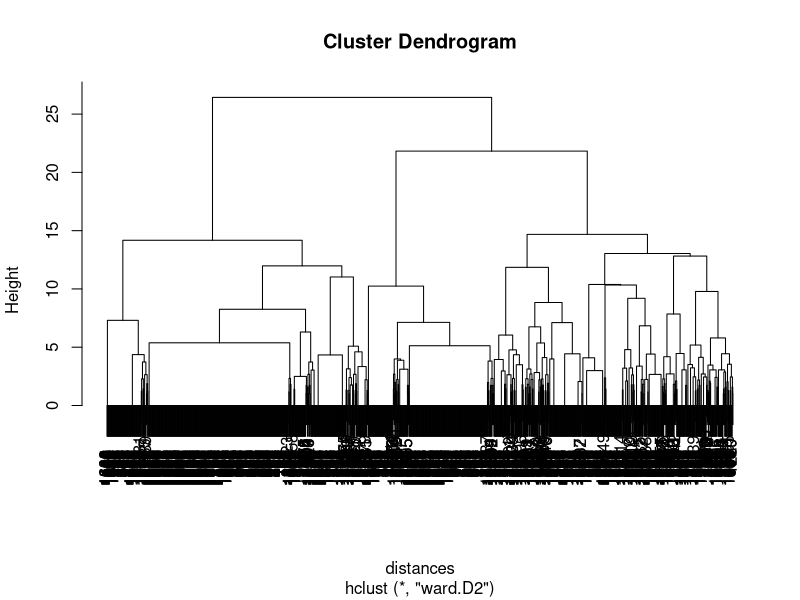

Reproduce this figure in R.
## ---- chunk 1

## ---- chunk 2
Films = read.csv('Films.csv')
str(Films)
summary(Films)
## ---- chunk 3
distances = dist(Films[5:22], method ='euclidean')
## ---- chunk 4
RHFilms = hclust(distances , method = "ward.D2")
plot(RHFilms)
## ---- chunk 5
GroupesCluster = cutree(RHFilms, k = 10)
## ---- chunk 6
tapply(Films$Action, GroupesCluster, mean)
tapply(Films$Animation, GroupesCluster, mean)
tapply(Films$Enfants, GroupesCluster, mean)
tapply(Films$Comedie, GroupesCluster, mean)
tapply(Films$Policier, GroupesCluster, mean)
tapply(Films$Documentaire, GroupesCluster, mean)
tapply(Films$Drame, GroupesCluster, mean)
tapply(Films$Fantastique, GroupesCluster, mean)
tapply(Films$Romance, GroupesCluster, mean)
tapply(Films$Fantastique, GroupesCluster, mean)
tapply(Films$Film_Noir, GroupesCluster, mean)
tapply(Films$Mystere, GroupesCluster, mean)
tapply(Films$Thriller, GroupesCluster, mean)
tapply(Films$Musical, GroupesCluster, mean)
tapply(Films$Horreur, GroupesCluster, mean)
tapply(Films$Aventure, GroupesCluster, mean)
## ---- chunk 7
Films$Titre
subset(Films, Titre == "Air Force One (1997)")
## ---- chunk 8
GroupesCluster[300]
## ---- chunk 9
cluster2 = subset(Films, GroupesCluster==2)
## ---- chunk 10
cluster2$Titre[1:10]
